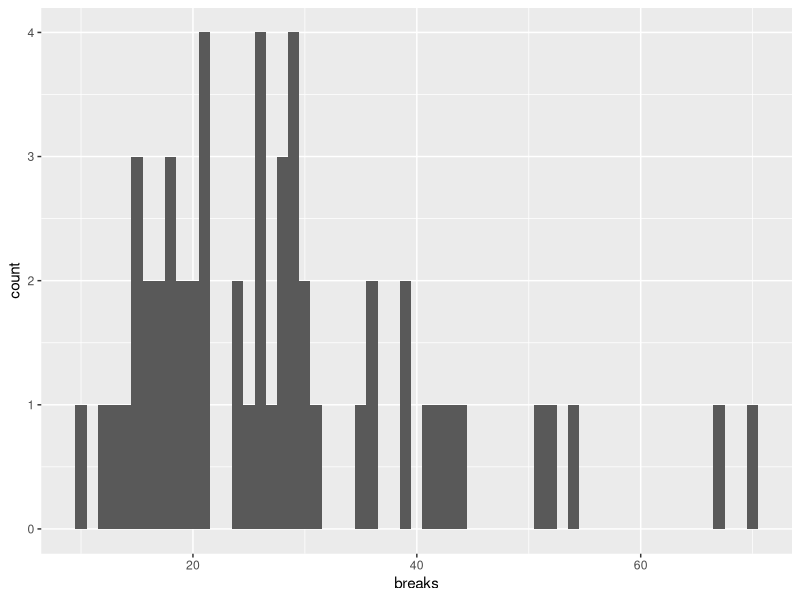
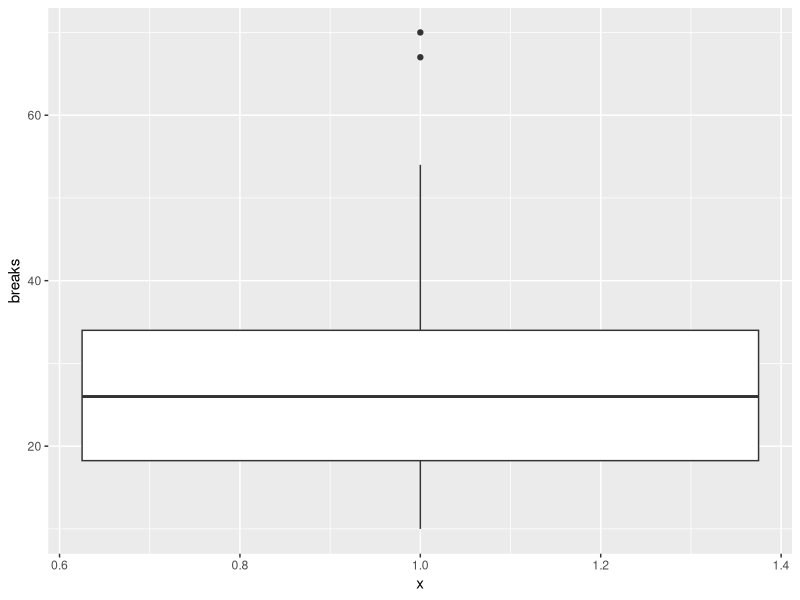
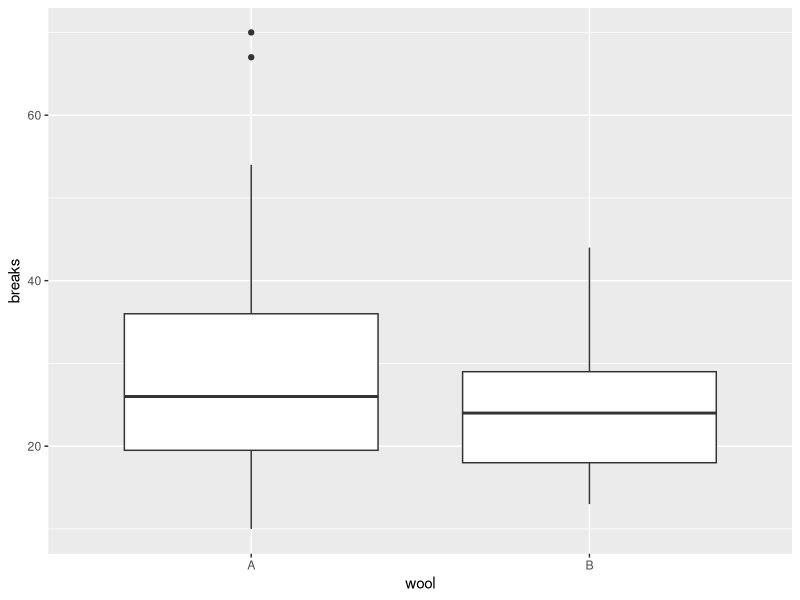
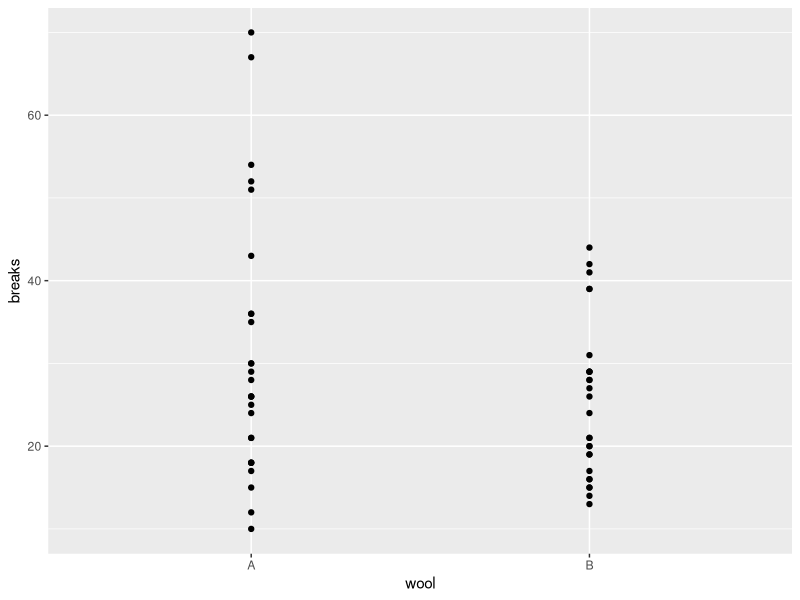
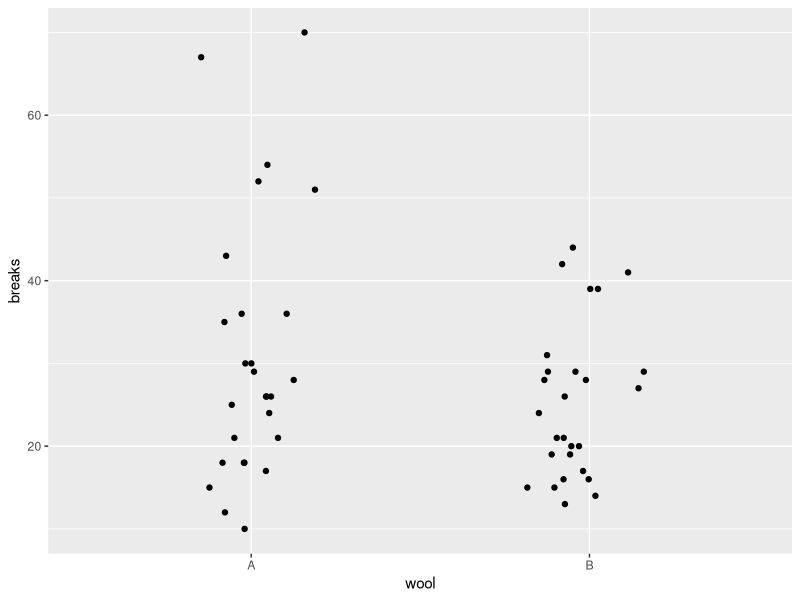

The R script that drew these images, in order:
## ------------------------------------------------------------------------
a = 1 
b = 2
a+b

## ------------------------------------------------------------------------
x = 1:10
y = rep(c(1,2), each=5)
m = lm(y~x)
s = summary(m)

## ---- eval=FALSE---------------------------------------------------------
## x
## y
## m
## s
## s$r.squared

## ------------------------------------------------------------------------
1+2
1-2
1/2
1*2

## ------------------------------------------------------------------------
(1+3)*2 + 100^2  # standard order of operations
sin(2*pi)        # the result is in scientific notation, i.e. -2.449294 x 10^-16 
sqrt(4)
10^2
log(10)          # the default is base e
log(10, base=10)

## ------------------------------------------------------------------------
a = 1
b = 2
a+b
a-b
a/b
a*b

## ------------------------------------------------------------------------
a <- 1
2 -> b
c = 3  # is the same as <-

## ------------------------------------------------------------------------
a
b
c

## ------------------------------------------------------------------------
# Rectangle
length <- 4
width  <- 3

area <- length * width
area


# Circle
radius <- 2
area   <- pi*radius^2 # this overwrites the previous `area` variable
circumference <- 2*pi*radius
area
circumference


# (Right) Triangle
opposite     <- 1
angleDegrees <- 30
angleRadians <- angleDegrees * pi/180
(adjacent     <- opposite / tan(angleRadians)) # = sqrt(3)
(hypotenuse   <- opposite / sin(angleRadians)) # = 2

## ---- echo=FALSE---------------------------------------------------------
# Find the probability the individual has the disease if 
# specificity is 0.95, sensitivity is 0.99, and prevalence is 0.001

## ------------------------------------------------------------------------
a = 3.14159265 
b = "STAT 587 (Eng)" 
c = TRUE

## ------------------------------------------------------------------------
a
b
c

## ------------------------------------------------------------------------
a = c(1,2,-5,3.6)
b = c("STAT","587", "(Eng)")
c = c(TRUE, FALSE, TRUE, TRUE)

## ------------------------------------------------------------------------
length(a)
length(b)
length(c)

## ------------------------------------------------------------------------
class(a)
class(b)
class(c)

## ------------------------------------------------------------------------
1:10
5:-2
seq(from = 2, to = 5, by = .05)

## ------------------------------------------------------------------------
rep(1:4, times = 2)
rep(1:4, each  = 2)
rep(1:4, each  = 2, times = 2)

## ------------------------------------------------------------------------
a = c("one","two","three","four","five")
a[1]
a[2:4]
a[c(3,5)]
a[rep(3,4)]

## ------------------------------------------------------------------------
a[c(TRUE, TRUE, FALSE, FALSE, FALSE)]

## ------------------------------------------------------------------------
a[-1]
a[-(2:3)]

## ------------------------------------------------------------------------
a[2] = "twenty-two"
a
a[3:4] = "three-four" # assigns "three-four" to both the 3rd and 4th elements
a
a[c(3,5)] = c("thirty-three","fifty-five")
a

## ------------------------------------------------------------------------
m1 = cbind(c(1,2), c(3,4))       # Column bind
m2 = rbind(c(1,3), c(2,4))       # Row bind

m1
all.equal(m1, m2)

m3 = matrix(1:4, nrow = 2, ncol = 2)
all.equal(m1, m3)

m4 = matrix(1:4, nrow = 2, ncol = 2, byrow = TRUE)
all.equal(m3, m4)

m3
m4

## ------------------------------------------------------------------------
m = matrix(1:12, nrow=3, ncol=4)
m
m[2,3]

## ------------------------------------------------------------------------
m[1:2,3:4]

## ------------------------------------------------------------------------
m[1:2,]

## ------------------------------------------------------------------------
m[-c(3,4),]

## ------------------------------------------------------------------------
m[1:4]

## ------------------------------------------------------------------------
c(1,"a")

## ------------------------------------------------------------------------
c(TRUE, 1, FALSE)

## ------------------------------------------------------------------------
c(TRUE, 1, "a")

## ------------------------------------------------------------------------
m = rbind(c(1, 12, 8, 6),
          c(4, 10, 2, 9),
          c(11, 3, 5, 7))
m

## ---- echo=FALSE---------------------------------------------------------
# Print the element in the 3rd-row and 4th column

# Print the 2nd column

# Print all but the 3rd row

# Reconstruct the matrix if time allows

## ------------------------------------------------------------------------
class(warpbreaks) # warpbreaks is a built-in data.frame

## ------------------------------------------------------------------------
warpbreaks[1:3,1:2]

## ------------------------------------------------------------------------
names(warpbreaks)
warpbreaks[1:3, c("breaks","wool")]

## ---- message=FALSE------------------------------------------------------
library("dplyr") # install.packages("dplyr")
warpbreaks %>% 
  select(breaks, wool) %>%
  head(n = 3)

## ---- eval=FALSE---------------------------------------------------------
## # Approach 1
## head(select(warpbreaks, breaks, wool), n = 3)
## 
## # Approach 2
## warpbreaks_select <- select(warpbreaks, breaks, wool)
## head(warpbreaks_select, n = 3)

## ------------------------------------------------------------------------
str(warpbreaks)

## ------------------------------------------------------------------------
library("dplyr") # if it is already loaded, nothing will happen

## ------------------------------------------------------------------------
warpbreaks %>%                           
  group_by(wool) %>%        
  summarize(n    = n(),          # counts the number lines in the grouped data.frame
            mean = mean(breaks),
            sd   = sd(breaks)) 

## ------------------------------------------------------------------------
warpbreaks %>%                           
  group_by(wool, tension) %>%        
  summarize(n    = n(),
            mean = mean(breaks),
            sd   = sd(breaks))

## ---- echo=FALSE---------------------------------------------------------
# Calculate the mean and standard deviation for each level of tension ignoring wool.

## ------------------------------------------------------------------------
library("ggplot2")

## ------------------------------------------------------------------------
ggplot(data = warpbreaks, aes(x = breaks)) + geom_histogram(binwidth = 1)

## ---- eval=FALSE---------------------------------------------------------
## qplot(data = warpbreaks, x = breaks, geom = "histogram", binwidth = 1)

## ------------------------------------------------------------------------
ggplot(data = warpbreaks, aes(x = 1, y = breaks)) + geom_boxplot()

## ------------------------------------------------------------------------
ggplot(warpbreaks, aes(x = wool, y = breaks, group = wool)) + geom_boxplot()

## ------------------------------------------------------------------------
ggplot(warpbreaks, aes(x = wool, y = breaks)) + geom_point()

## ------------------------------------------------------------------------
ggplot(warpbreaks, aes(x = wool, y = breaks)) + geom_jitter(width = 0.2, height = 0)

## ---- eval=FALSE, echo=FALSE---------------------------------------------
## # Construct a scatterplot of the number of breaks by amount of tension.
## # Jitter the points horizontally.
## # (Advanced) Use a different shape and color for the wool type.

## ---- eval=FALSE---------------------------------------------------------
## install.packages("swirl")

## ---- eval=FALSE---------------------------------------------------------
## library("swirl")
## swirl()

## ---- eval=FALSE---------------------------------------------------------
## ?mean

## ---- eval=FALSE---------------------------------------------------------
## help.search("mean")

## ---- eval=FALSE---------------------------------------------------------
## ?ggplot
## ?geom_point
